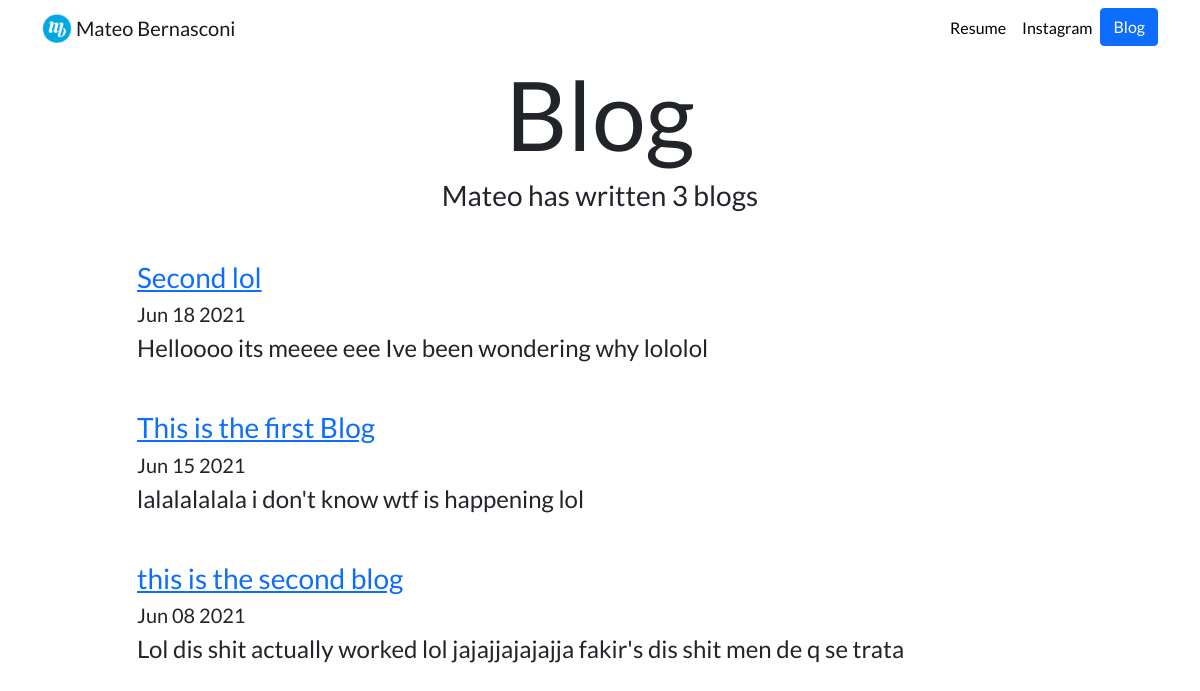
Screenshot of /blog/ with the database file from the repository.
### blog/models.py (models this page shows, shortened)
class Blog(models.Model):
    title = models.CharField(max_length=100)
    description = models.TextField()
    date = models.DateField()

### blog/views.py (the view)
# urls.py: path('', views.all_blogs, name = 'all_blogs'),
def all_blogs(request):
    blogs = Blog.objects.order_by('-date')[:6]
    return render(request, 'blog/all_blogs.html', {'blogs': blogs})

### blog/templates/blog/all_blogs.html
{% extends 'portfolio/base.html'%}
{% load static %}
{% block content %}
<h1 id="blogtitle" class="font-weight-bold text-center">Blog</h1>
<h3 class="text-center mb-5">Mateo has written {{ blogs.count }} blog{{ blogs.count|pluralize }}</h3>
{% for blog in blogs%}
<div class="row justify-content-center my-3">
  <div class="col-md-10">
    <a href="{% url 'blog:detail' blog.id %}">
      <h3>{{blog.title}}</h3>
    </a>
    <h5>{{blog.date|date:'M d Y' }}</h5>
    <h4>{{blog.description|striptags|truncatechars:100 }}</h4>
    <br>
  </div>
</div>
{% endfor %}
{% endblock %}

### portfolio/static/portfolio/custom.css (style rules this page uses)
body { font-family: 'Lato', sans-serif; }
#blogtitle { font-size: 6rem; }

### rows the page displays
Blog: title "Second lol", date "Jun 18 2021", description "Helloooo its meeee eee Ive been wondering why lololol"
Blog: title "This is the first Blog", date "Jun 15 2021", description "lalalalalala i don't know wtf is happening lol"
Blog: title "this is the second blog", date "Jun 08 2021", description "Lol dis shit actually worked lol jajajjajajajja fakir's dis shit men de q se trata"

### other values shown
{{ blogs.count }} "3"
